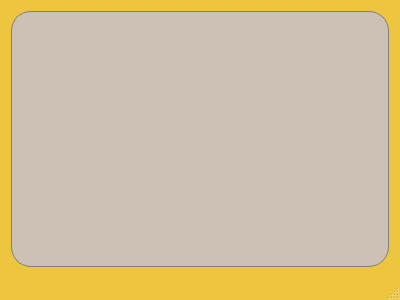
<?xml version="1.0" encoding="UTF-8"?>
<ui version="4.0">
 <class>MainWindow</class>
 <widget class="QMainWindow" name="MainWindow">
  <property name="geometry">
   <rect>
    <x>0</x>
    <y>0</y>
    <width>400</width>
    <height>300</height>
   </rect>
  </property>
  <property name="font">
   <font>
    <pointsize>10</pointsize>
    <weight>75</weight>
    <bold>true</bold>
   </font>
  </property>
  <property name="mouseTracking">
   <bool>true</bool>
  </property>
  <property name="windowTitle">
   <string>MainWindow</string>
  </property>
  <property name="windowIcon">
   <iconset resource="res.qrc">
    <normaloff>:/img/Images/og_image.ico</normaloff>:/img/Images/og_image.ico</iconset>
  </property>
  <property name="autoFillBackground">
   <bool>false</bool>
  </property>
  <property name="styleSheet">
   <string notr="true">#MainWindow {
background: rgb(237, 197, 63);
}

#mainFrame {
border: 1px solid gray;
border-radius:20px;
background: rgb(205, 192, 180);;
}</string>
  </property>
  <widget class="QWidget" name="centralWidget">
   <layout class="QGridLayout" name="gridLayout">
    <item row="0" column="0">
     <widget class="QFrame" name="mainFrame">
      <property name="frameShape">
       <enum>QFrame::StyledPanel</enum>
      </property>
      <property name="frameShadow">
       <enum>QFrame::Raised</enum>
      </property>
     </widget>
    </item>
   </layout>
  </widget>
  <widget class="QMenuBar" name="menuBar">
   <property name="geometry">
    <rect>
     <x>0</x>
     <y>0</y>
     <width>400</width>
     <height>20</height>
    </rect>
   </property>
  </widget>
  <widget class="QStatusBar" name="statusBar"/>
 </widget>
 <layoutdefault spacing="6" margin="11"/>
 <resources>
  <include location="res.qrc"/>
 </resources>
 <connections/>
</ui>
